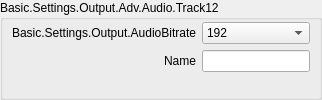
                            <widget class="QGroupBox" name="groupBox_18">
                             <property name="sizePolicy">
                              <sizepolicy hsizetype="Preferred" vsizetype="Preferred">
                               <horstretch>0</horstretch>
                               <verstretch>0</verstretch>
                              </sizepolicy>
                             </property>
                             <property name="title">
                              <string>Basic.Settings.Output.Adv.Audio.Track12</string>
                             </property>
                             <layout class="QFormLayout" name="formLayout_32">
                              <property name="fieldGrowthPolicy">
                               <enum>QFormLayout::AllNonFixedFieldsGrow</enum>
                              </property>
                              <property name="labelAlignment">
                               <set>Qt::AlignRight|Qt::AlignTrailing|Qt::AlignVCenter</set>
                              </property>
                              <property name="leftMargin">
                               <number>9</number>
                              </property>
                              <property name="topMargin">
                               <number>2</number>
                              </property>
                              <property name="rightMargin">
                               <number>9</number>
                              </property>
                              <property name="bottomMargin">
                               <number>9</number>
                              </property>
                              <item row="0" column="0">
                               <widget class="QLabel" name="advOutTrack12BitrateLabel">
                                <property name="minimumSize">
                                 <size>
                                  <width>170</width>
                                  <height>0</height>
                                 </size>
                                </property>
                                <property name="text">
                                 <string>Basic.Settings.Output.AudioBitrate</string>
                                </property>
                                <property name="alignment">
                                 <set>Qt::AlignRight|Qt::AlignTrailing|Qt::AlignVCenter</set>
                                </property>
                                <property name="buddy">
                                 <cstring>advOutTrack12Bitrate</cstring>
                                </property>
                               </widget>
                              </item>
                              <item row="0" column="1">
                               <widget class="QComboBox" name="advOutTrack12Bitrate">
                                <property name="sizePolicy">
                                 <sizepolicy hsizetype="Preferred" vsizetype="Preferred">
                                  <horstretch>0</horstretch>
                                  <verstretch>0</verstretch>
                                 </sizepolicy>
                                </property>
                                <property name="currentIndex">
                                 <number>8</number>
                                </property>
                                <item><property name="text"><string>32</string></property></item>
                                <item><property name="text"><string>48</string></property></item>
                                <item><property name="text"><string>64</string></property></item>
                                <item><property name="text"><string>80</string></property></item>
                                <item><property name="text"><string>96</string></property></item>
                                <item><property name="text"><string>112</string></property></item>
                                <item><property name="text"><string>128</string></property></item>
                                <item><property name="text"><string>160</string></property></item>
                                <item><property name="text"><string>192</string></property></item>
                                <item><property name="text"><string>256</string></property></item>
                                <item><property name="text"><string>320</string></property></item>
                               </widget>
                              </item>
                              <item row="1" column="0">
                               <widget class="QLabel" name="label_68">
                                <property name="text">
                                 <string>Name</string>
                                </property>
                                <property name="buddy">
                                 <cstring>advOutTrack12Name</cstring>
                                </property>
                               </widget>
                              </item>
                              <item row="1" column="1">
                               <widget class="QLineEdit" name="advOutTrack12Name">
                                <property name="sizePolicy">
                                 <sizepolicy hsizetype="Expanding" vsizetype="Preferred">
                                  <horstretch>0</horstretch>
                                  <verstretch>0</verstretch>
                                 </sizepolicy>
                                </property>
                               </widget>
                              </item>
                             </layout>
                            </widget>
